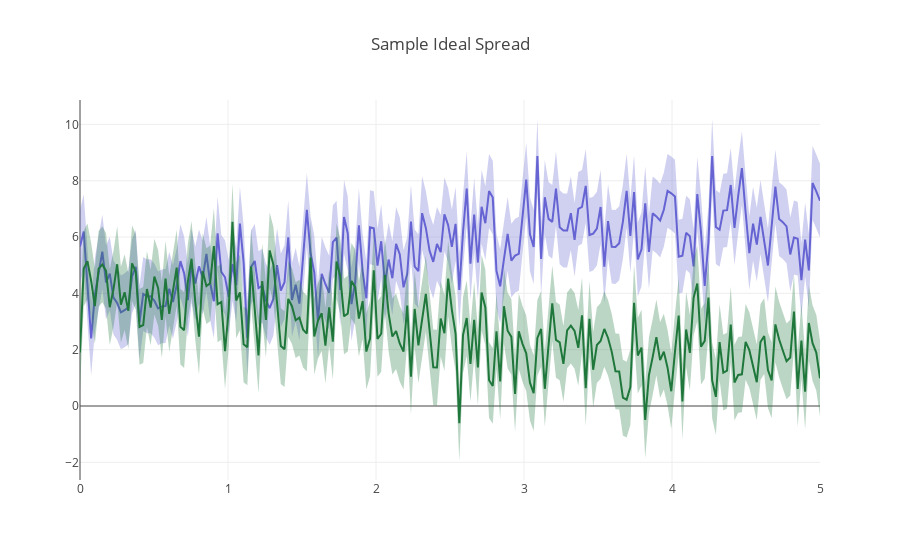

The code cell stored with this chart in its notebook:
### Markdown cell above
# Spreads

We've all heard of Hedge funds. But how did they get their name? I recently found that the name came from something calling Spreads. The idea was simple: in a perfect market data is completely random. Any imbalances are quickly exploited by traders who immediately make profit. 

### Example of when you need to start using spreads

You are a large company and you buy a large quantity of oil contracts (say, 10% of the entire market). The market reacts: supply drops but demand remains the same and therefore the price should go up. If you are carefully watching these changes in the market something like this would set your alarm off. What would you do? 

The answer is simple. Immediately sell some of your contracts and increase the supply in the market. Within a couple of days the market returns to the price set before you bought the oil contracts. When the market stabalizes, immediate buy back your contracts for the cheaper price. 

This concept is called "shorting" and many, many players in the market participate. There is a low probability, therefore, you will have the opporutnity to participate with any reasonable gains. 

### Introducing Spreads

The market is random, and quickly corrects for sudden changes. What do you do? One great and simple idea was to sell contracts in pairs. One contract acts as a long term bet that it will increase in price, and another acts as a short-term bet that it's price will decrease. This acts as a counter-balance. 

If two contracts are similar in price and you expect one to increase and one to decrease in price, this is a perfect siuation that guides a spread.

### Code cell
# Simulate a spread of data
def plot_spread(x1, y1, x2, y2, title):
    assert len(x1) == len(x2) == len(y1) == len(y2)
    s1 = np.std(y1)
    s2 = np.std(y2)
    

    ub1 = Scatter(
        x=x,
        y=y1 + s1,
        mode='lines',
        marker=dict(color="444"),
        line=dict(width=0),
        fillcolor='rgba(101, 100, 210, 0.3)',
        fill='tonexty')

    lb1 = Scatter(
        x=x, y=y1 - s1, marker=dict(color="444"), line=dict(width=0), mode='lines')

    t1 = Scatter(
        x=x,
        y=y1,
        mode='lines',
        line=dict(color='rgb(101, 100, 210)'),
        fillcolor='rgba(101, 100, 210, 0.3)',
        fill='tonexty'    
        )

    ub2 = Scatter(
        x=x,
        y=y2 + s2,
        mode='lines',
        marker=dict(color="444"),
        line=dict(width=0),
        fillcolor='rgba(31, 119, 60, 0.3)',
        fill='tonexty')

    lb2 = Scatter(
        x=x, y=y2 - s2, mode='lines', marker=dict(color="444"), line=dict(width=0))

    t2 = Scatter(
        x=x,
        y=y2,
        fill='tonexty',
        mode='lines',
        line=dict(color='rgb(31, 119, 60)'),
        fillcolor='rgba(31, 119, 60, 0.3)')

    data = [lb1, t1, ub1, lb2, t2, ub2]
    plot(data, title=title, show_legend=False)

n = 200
x = np.linspace(0, 5, num=n)
y1 = (np.arctan(x - 2) + 2 * np.e) + np.random.normal(size=n)
s1 = np.std(y1)
y2 = -1 * np.arctan(x - 2) + 3 + np.random.normal(size=n)
s2 = np.std(y2)
plot_spread(x1=x, y1=y1, x2=x, y2=y2, title='Sample Ideal Spread')

### Figure 1 — Plotly figure (JSON) as saved in the notebook; plotly's stock layout.template omitted (floating-point values rounded to 4 significant figures; data arrays with more than 128 entries replaced by an {"elided": "..."} marker saying what was removed)
{"data": [{"hoverinfo": "skip", "line": {"width": 0}, "marker": {"color": "444"}, "mode": "lines", "type": "scatter", "x": {"elided": "200 float values"}, "y": {"elided": "200 float values"}}, {"fill": "tonexty", "fillcolor": "rgba(101, 100, 210, 0.3)", "hoverinfo": "skip", "line": {"color": "rgb(101, 100, 210)"}, "mode": "lines", "type": "scatter", "x": {"elided": "200 float values"}, "y": {"elided": "200 float values"}}, {"fill": "tonexty", "fillcolor": "rgba(101, 100, 210, 0.3)", "hoverinfo": "skip", "line": {"width": 0}, "marker": {"color": "444"}, "mode": "lines", "type": "scatter", "x": {"elided": "200 float values"}, "y": {"elided": "200 float values"}}, {"hoverinfo": "skip", "line": {"width": 0}, "marker": {"color": "444"}, "mode": "lines", "type": "scatter", "x": {"elided": "200 float values"}, "y": {"elided": "200 float values"}}, {"fill": "tonexty", "fillcolor": "rgba(31, 119, 60, 0.3)", "hoverinfo": "skip", "line": {"color": "rgb(31, 119, 60)"}, "mode": "lines", "type": "scatter", "x": {"elided": "200 float values"}, "y": {"elided": "200 float values"}}, {"fill": "tonexty", "fillcolor": "rgba(31, 119, 60, 0.3)", "hoverinfo": "skip", "line": {"width": 0}, "marker": {"color": "444"}, "mode": "lines", "type": "scatter", "x": {"elided": "200 float values"}, "y": {"elided": "200 float values"}}], "layout": {"legend": {"orientation": "h"}, "showlegend": false, "title": "Sample Ideal Spread", "xaxis": {"fixedrange": true}, "yaxis": {"fixedrange": true}}}
